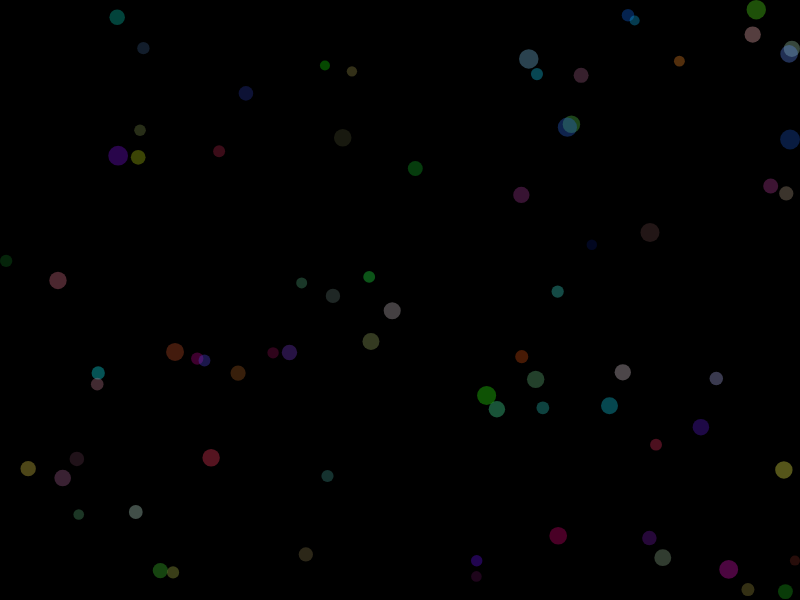
Frame 1 (no input)
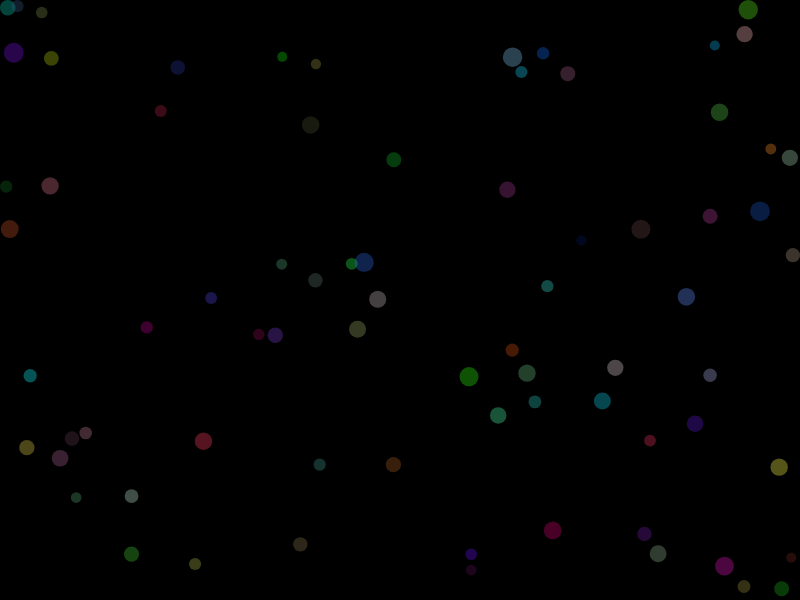
Frame 60 (no input)
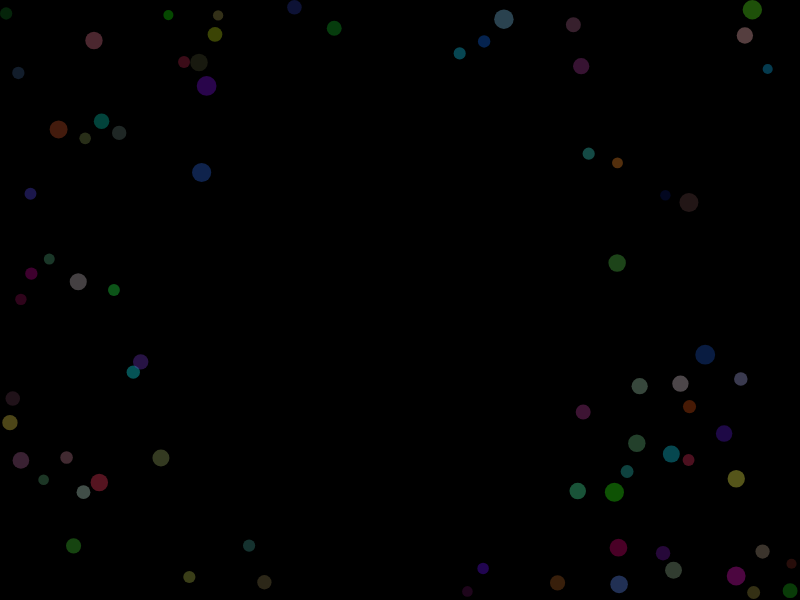
Frame 120 (the mouse pressed at the canvas centre since frame 60)

The p5.js sketch that drew these frames (run headless with seeded random() and noise() and a simulated clock; from frame 60 on, the mouse is pressed at the canvas centre):

// p5.js sketch
// ── sketch.js
"use strict"


let p=[];
let center;

function setup() {
  createCanvas(800, 600);
  background(0);
  center=new Particle(0, 0, 500, 0, 0, 0.005);
  for (let i=0; i<75; i++){
    let x=random(width);
    let y=random(height);
    let r=random(0.5, 1.0);
    let red=random(255);
    let green=random(255);
    let blue=random(255);
    let c=color(red, green, blue, 85);
    let elasticity=random(0.5, 0.8)
    p.push(new Particle(x, y, r, r*10, c, elasticity));
  }
}

function draw() {
  background(0);
  center.setPos(mouseX, mouseY);
  for (let i=0; i<p.length; i++){
    let b=p[i];
    for (let j=0; j<p.length; j++){
      if (j!=i) {
        b.checkCollision(p[j]);
      }
    }
    if (!mouseIsPressed){
      b.applyGAttraction(center);
    }
    else{
      b.applyRepulsion(center);
    }
    b.update();
    b.checkBoundary();
    b.display();
  }
}

// ── Particle.js
"use strict"

const G=5;

class Particle{
  constructor(x, y, m, r, color, elasticity){
    this.pos = createVector(x, y);
    this.vel = createVector();
    this.acc = createVector();
    this.r = r;
    this.mass = m;
    this.color = color;
    this.c=elasticity;
  }

  update(){
    this.vel.add(this.acc);
    this.vel.limit(5);
    this.pos.add(this.vel);
    this.acc.mult(0);
  }

  display(){
    push();
    translate(this.pos.x, this.pos.y);
    noStroke();
    fill(this.color);
    ellipse(0, 0, this.r*2, this.r*2);
    pop();
  }

  applyForce(f){
    let force=f.copy();
    force.div(this.mass);
    this.acc.add(force);
  }

  checkCollision(o){
    let v=p5.Vector.sub(o.pos, this.pos)
    let d=v.mag();
    if (d<=this.r+o.r){
      let magnitude;
      v.normalize();
      magnitude = this.vel.mag() * this.c;
      v.mult(magnitude);
      o.applyForce(v);
      v.normalize();
      magnitude = o.vel.mag() * this.c;
      v.mult(-1);
      v.mult(magnitude);
      this.applyForce(v);
      //this.update()
      //o.update()
    }
  }

  applyGAttraction(source){
    let v = p5.Vector.sub(source.pos,this.pos);
    let d = v.mag();
    v.normalize();
    v.mult(G*source.mass*this.mass/d/d);
    this.applyForce(v);
  }

  applyRepulsion(source){
    let v = p5.Vector.sub(source.pos,this.pos);
    let d = v.mag();
    v.normalize();
    v.mult(-G*source.mass*this.mass/d/d);
    this.applyForce(v);
  }

  checkBoundary(){
    if (this.pos.x+this.r>width){
      this.vel.x *= -1;
      this.pos.x = width - this.r;
    }
    if (this.pos.x-this.r<0) {
      this.vel.x *= -1;
      this.pos.x=this.r;
    }
    if (this.pos.y+this.r>height){
      this.vel.y *= -1;
      this.pos.y=height-this.r;
    }
    if (this.pos.y-this.r<0){
      this.vel.y *= -1;
      this.pos.y=this.r;
    }
  }

  setPos(x, y){
    this.pos.x=x;
    this.pos.y=y;
  }

  setMass(m){
    this.mass=m;
  }
}
